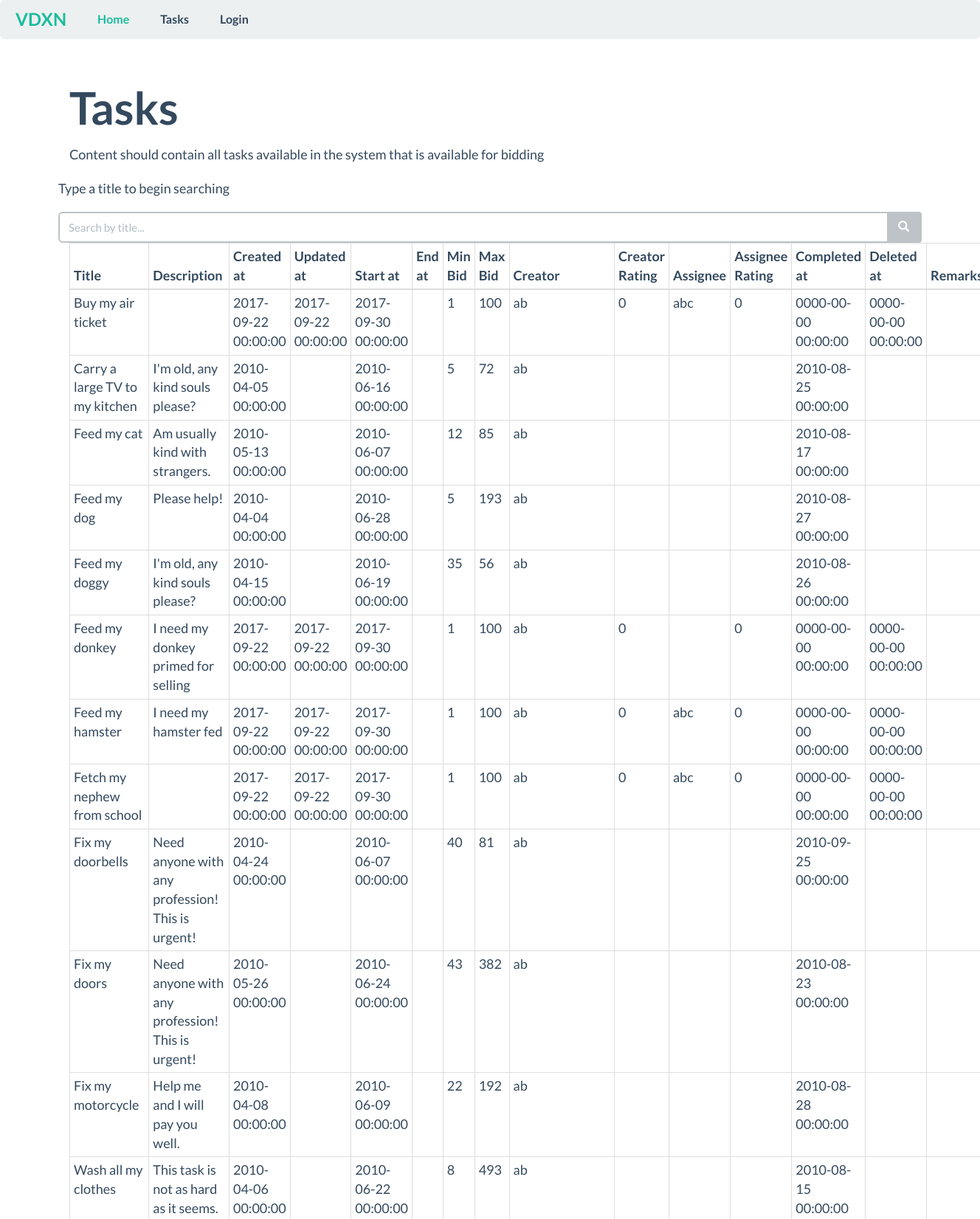
The page /tasks (upper part) on the database its author committed.
### tables this page shows
CREATE TABLE Task (
	title varchar(100) NOT NULL,
	description varchar(1000),
	created_at DATETIME NOT NULL,
	updated_at DATETIME,
	start_at DATETIME NOT NULL,
	end_at DATETIME,
	min_bid numeric,
	max_bid numeric,
	creator_username varchar(100) NOT NULL,
	assignee_username varchar(100),
	deleted_at DATETIME,
	creator_rating numeric,
	assignee_rating numeric,
	completed_at DATETIME,
	remarks varchar(1000),
	PRIMARY KEY (creator_username, title),
	FOREIGN KEY (creator_username) REFERENCES User(username) ON DELETE CASCADE,
	FOREIGN KEY (assignee_username) REFERENCES User(username) ON DELETE CASCADE
);

### application/Controller/TasksController.php (called while the page is built, shortened)
<?php
class TasksController {
    public function index() {
      $Task = new Task();
      $tasks = $Task->getAllTasks();
      require APP . 'view/_templates/header.php';
      require APP . 'view/tasks/index.php';
      require APP . 'view/_templates/footer.php';
    }
}

### public/index.php (called while the page is built, shortened)
<?php
$app = new Application();

### application/Core/Model.php (called while the page is built, shortened)
<?php
class Model
{
    private function openDatabaseConnection()
    {
        $options = array(PDO::ATTR_DEFAULT_FETCH_MODE => PDO::FETCH_OBJ, PDO::ATTR_ERRMODE => PDO::ERRMODE_WARNING);
        if (DB_TYPE == "pgsql") {
            $databaseEncodingenc = " options='--client_encoding=" . DB_CHARSET . "'";
        } else {
            $databaseEncodingenc = "; charset=" . DB_CHARSET;
        }
        $this->db = new PDO(DB_TYPE . ':host=' . DB_HOST . ';dbname=' . DB_NAME . $databaseEncodingenc, DB_USER, DB_PASS, $options);
    }
}

### application/Model/Task.php (called while the page is built, shortened)
<?php
class Task extends Model
{
     public function getAllTasks()
     {
         $sql = 'SELECT * FROM Task';
         $query = $this->db->prepare($sql);
         $query->execute();
         return $query->fetchAll();
     }
}

### application/view/tasks/index.php (the view, shortened to what this page needs)
<div class="container">
    <h1>Tasks</h1>
    <p>
        Content should contain all tasks available in the system that is
        available for bidding
    </p>
    <div class="row">
        <div class="col-xm">
            <p>Type a title to begin searching</p>
            <form class="form-horizontal" name="search" role="form" method="POST">
                <div class="input-group col-xm">
                    <input type="text" id="name" name="name" class="form-control" placeholder="Search by title..."
                           autocomplete="off"/>
                    <span class="input-group-btn">
                        <button type="button" class="btn btn-default btnSearch">
                            <span class="glyphicon glyphicon-search"> </span>
                        </button>
                    </span>
                </div>
            </form>
        </div>
    </div>
    <div class="row mt">
      <div class="col-lg-12">
        <div class="content-panel tablesearch">
          <table id="resultTable" class="table table-bordered table-hover table-condensed">
              <thead>
                <tr>
                  <th>Title</th>
                  <th>Description</th>
                  <th>Created at</th>
                  <th>Updated at</th>
                  <th>Start at</th>
                  <th>End at</th>
                  <th>Min Bid</th>
                  <th>Max Bid</th>
                  <th>Creator</th>
                  <th>Creator Rating</th>
                  <th>Assignee</th>
                  <th>Assignee Rating</th>
                  <th>Completed at</th>
                  <th>Deleted at</th>
                  <th>Remarks</th>
                </tr>
              </thead>
              <tbody>
                <?php
                foreach ($tasks as $task) {
                  echo '<tr>';
                  echo '<td>' . $task->title . '</td>';
                  echo '<td>' . $task->description . '</td>';
                  echo '<td>' . $task->created_at . '</td>';
                  echo '<td>' . $task->updated_at . '</td>';
                  echo '<td>' . $task->start_at . '</td>';
                  echo '<td>' . $task->end_at . '</td>';
                  echo '<td>' . $task->min_bid . '</td>';
                  echo '<td>' . $task->max_bid . '</td>';
                  echo '<td>' . $task->creator_username . '</td>';
                  echo '<td>' . $task->creator_rating . '</td>';
                  echo '<td>' . $task->assignee_username . '</td>';
                  echo '<td>' . $task->assignee_rating . '</td>';
                  echo '<td>' . $task->completed_at . '</td>';
                  echo '<td>' . $task->deleted_at . '</td>';
                  echo '<td>' . $task->remarks . '</td>';
                  echo '</tr>';
                }
                ?>
              </tbody>
            </table>
        </div>
      </div>
    </div>
</div>

### application/Core/Application.php (shortened to what this page needs)
<?php
class Application
{
    private $url_controller = null;
    private $url_action = null;
    private $url_params = array();
    public function __construct()
    {
        if (!$this->url_controller) {
            $page = new \Mini\Controller\HomeController();
            $page->index();
        } elseif (file_exists(APP . 'Controller/' . ucfirst($this->url_controller) . 'Controller.php')) {
            $this->url_controller = new $controller();
            if (method_exists($this->url_controller, $this->url_action) &&
                is_callable(array($this->url_controller, $this->url_action))) {
                if (!empty($this->url_params)) {
                    call_user_func_array(array($this->url_controller, $this->url_action), $this->url_params);
                } else {
                    $this->url_controller->{$this->url_action}();
                }
            } else {
                if (strlen($this->url_action) == 0) {
                    $this->url_controller->index();
                } else {
                    header('location: ' . URL . 'error');
                }
            }
        } else {
            header('location: ' . URL . 'error');
        }
    }
    private function splitUrl()
    {
        if (isset($_GET['url'])) {
            $url = trim($_GET['url'], '/');
            $url = filter_var($url, FILTER_SANITIZE_URL);
            $url = explode('/', $url);
            $this->url_controller = isset($url[0]) ? $url[0] : null;
            $this->url_action = isset($url[1]) ? $url[1] : null;
            unset($url[0], $url[1]);
            $this->url_params = array_values($url);
        }
    }
}

### application/view/_templates/header.php (shortened to what this page needs)
<!DOCTYPE html>
<html lang="en">
<head>
    <link href="<?php echo URL; ?>css/style.css" rel="stylesheet">
    <link href="<?php echo URL; ?>flat-ui-bootstrap-template/dist/css/vendor/bootstrap/css/bootstrap.min.css" rel="stylesheet">
    <link href="<?php echo URL; ?>flat-ui-bootstrap-template/dist/css/flat-ui.css" rel="stylesheet">
</head>
<body>
  <nav class="navbar navbar-default" role="navigation">
    <div class="navbar-header">
      <a class="navbar-brand" href="#">VDXN</a>
    </div>
    <div class="collapse navbar-collapse" id="navbar-collapse-01">
      <ul class="nav navbar-nav">
        <li class="active">
          <a href="/">Home</a>
        </li>
        <li>
          <a href="/tasks">Tasks</a>
        </li>
        <li>
          <?php
            if (isset($_SESSION['user'])) {
              echo "<a href='/logout'>Logout</a>";
            } else {
              echo "<a href='/login'>Login</a>";
            }
          ?>
        </li>
      </ul>
    </div>
</nav>

### application/view/_templates/footer.php (shortened to what this page needs)
</body>
</html>

### rows shown on the page
task: title "Buy my air ticket", created_at "2017-09-22 00:00:00", updated_at "2017-09-22 00:00:00", start_at "2017-09-30 00:00:00", min_bid "1", max_bid "100", creator_username "ab", creator_rating "0", assignee_username "abc", assignee_rating "0", completed_at "0000-00-00 00:00:00", deleted_at "0000-00-00 00:00:00"
task: title "Carry a large TV to my kitchen", description "I'm old, any kind souls please?", created_at "2010-04-05 00:00:00", start_at "2010-06-16 00:00:00", min_bid "5", max_bid "72", creator_username "ab", completed_at "2010-08-25 00:00:00"
task: title "Feed my cat", description "Am usually kind with strangers.", created_at "2010-05-13 00:00:00", start_at "2010-06-07 00:00:00", min_bid "12", max_bid "85", creator_username "ab", completed_at "2010-08-17 00:00:00"
task: title "Feed my dog", description "Please help!", created_at "2010-04-04 00:00:00", start_at "2010-06-28 00:00:00", min_bid "5", max_bid "193", creator_username "ab", completed_at "2010-08-27 00:00:00"
task: title "Feed my doggy", description "I'm old, any kind souls please?", created_at "2010-04-15 00:00:00", start_at "2010-06-19 00:00:00", min_bid "35", max_bid "56", creator_username "ab", completed_at "2010-08-26 00:00:00"
task: title "Feed my donkey", description "I need my donkey primed for selling", created_at "2017-09-22 00:00:00", updated_at "2017-09-22 00:00:00", start_at "2017-09-30 00:00:00", min_bid "1", max_bid "100", creator_username "ab", creator_rating "0", assignee_rating "0", completed_at "0000-00-00 00:00:00", deleted_at "0000-00-00 00:00:00"
task: title "Feed my hamster", description "I need my hamster fed", created_at "2017-09-22 00:00:00", updated_at "2017-09-22 00:00:00", start_at "2017-09-30 00:00:00", min_bid "1", max_bid "100", creator_username "ab", creator_rating "0", assignee_username "abc", assignee_rating "0", completed_at "0000-00-00 00:00:00", deleted_at "0000-00-00 00:00:00"
task: title "Fetch my nephew from school", created_at "2017-09-22 00:00:00", updated_at "2017-09-22 00:00:00", start_at "2017-09-30 00:00:00", min_bid "1", max_bid "100", creator_username "ab", creator_rating "0", assignee_username "abc", assignee_rating "0", completed_at "0000-00-00 00:00:00", deleted_at "0000-00-00 00:00:00"
task: title "Fix my doorbells", description "Need anyone with any profession! This is urgent!", created_at "2010-04-24 00:00:00", start_at "2010-06-07 00:00:00", min_bid "40", max_bid "81", creator_username "ab", completed_at "2010-09-25 00:00:00"
task: title "Fix my doors", description "Need anyone with any profession! This is urgent!", created_at "2010-05-26 00:00:00", start_at "2010-06-24 00:00:00", min_bid "43", max_bid "382", creator_username "ab", completed_at "2010-08-23 00:00:00"
task: title "Fix my motorcycle", description "Help me and I will pay you well.", created_at "2010-04-08 00:00:00", start_at "2010-06-09 00:00:00", min_bid "22", max_bid "192", creator_username "ab", completed_at "2010-08-28 00:00:00"
task: title "Wash all my clothes", description "This task is not as hard as it seems.", created_at "2010-04-06 00:00:00", start_at "2010-06-22 00:00:00", min_bid "8", max_bid "493", creator_username "ab", completed_at "2010-08-15 00:00:00"
